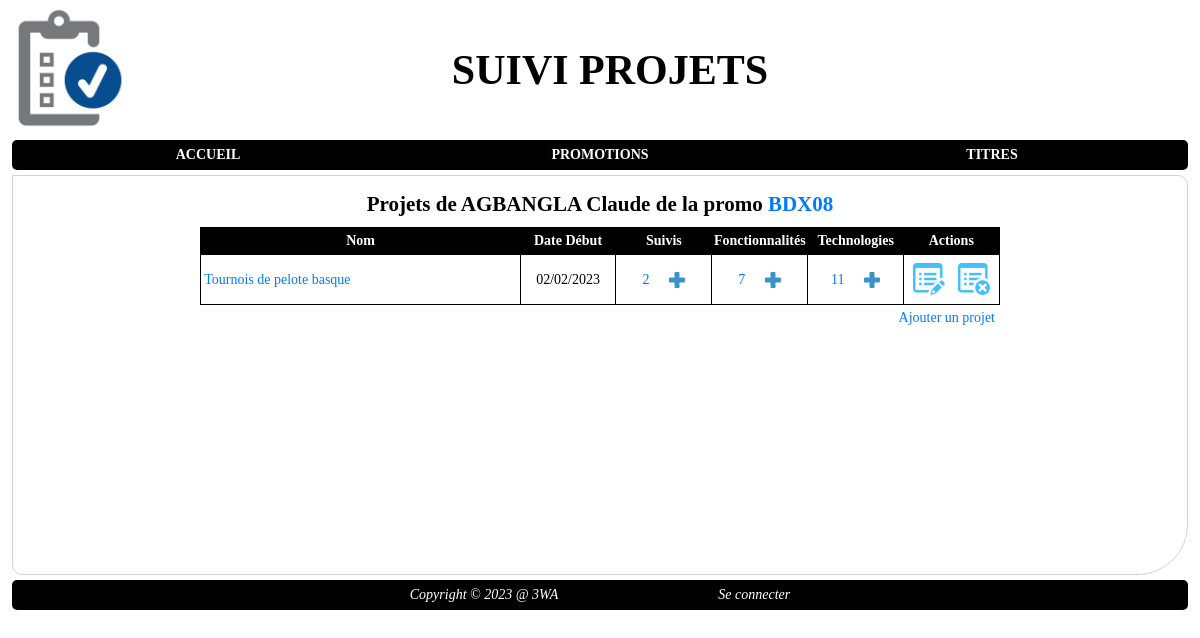
Page /index.php?page=projet&action=list&idapprenant=1 on the committed database.
### tables this page shows
CREATE TABLE `apprenant` (
  `id_apprenant` int NOT NULL AUTO_INCREMENT,
  `nom` varchar(50) NOT NULL,
  `prenom` varchar(50) NOT NULL,
  `email` varchar(250) NOT NULL,
  `id_promo` int NOT NULL,
  `id_personne` int DEFAULT NULL,
  PRIMARY KEY (`id_apprenant`),
  KEY `apprenant_promo_FK` (`id_promo`),
  KEY `FK_APP_PERS` (`id_personne`),
  CONSTRAINT `apprenant_promo_FK` FOREIGN KEY (`id_promo`) REFERENCES `promotion` (`id_promo`),
  CONSTRAINT `FK_APP_PERS` FOREIGN KEY (`id_personne`) REFERENCES `personne` (`id`)
);

CREATE TABLE `promotion` (
  `id_promo` int NOT NULL AUTO_INCREMENT,
  `nom` varchar(250) NOT NULL,
  `date_debut` date DEFAULT NULL,
  `date_fin` date DEFAULT NULL,
  `id_titre` int NOT NULL,
  PRIMARY KEY (`id_promo`),
  KEY `promotion_FK` (`id_titre`),
  CONSTRAINT `promotion_FK` FOREIGN KEY (`id_titre`) REFERENCES `titre` (`id_titre`)
);

CREATE TABLE `projet` (
  `id_projet` int NOT NULL AUTO_INCREMENT,
  `nom` varchar(250) DEFAULT NULL,
  `presentation` text NOT NULL,
  `specificites` text,
  `evolutions` text,
  `date_debut` date NOT NULL,
  `id_apprenant` int NOT NULL,
  PRIMARY KEY (`id_projet`),
  KEY `projet_apprenant_FK` (`id_apprenant`),
  CONSTRAINT `projet_apprenant_FK` FOREIGN KEY (`id_apprenant`) REFERENCES `apprenant` (`id_apprenant`)
);

### index.php (called while the page is built, shortened)
<?php
	require_once "includes/core/router.php";

### includes/core/models/DAO/DAOApprenant.php (called while the page is built, shortened)
<?php
	require_once "includes/core/models/Classes/Apprenant.php";
	abstract class DAOApprenant extends BDD{
		public static function getById(int $idApprenant): Apprenant | bool{
			$conn = parent::getConnexion();
			$SQLQuery = "SELECT  id_apprenant, nom, prenom, email, id_promo, id_personne
				FROM apprenant
				WHERE id_apprenant = :id";
			$SQLStmt = $conn->prepare($SQLQuery);
			$SQLStmt->bindValue(':id', $idApprenant, PDO::PARAM_INT);
			$SQLStmt->execute();
			if ($SQLStmt->rowCount() == 0){
				return false;
			}else{
				$SQLRow = $SQLStmt->fetch(PDO::FETCH_ASSOC);
				$unApprenant = new Apprenant($SQLRow['nom'], $SQLRow['prenom'], $SQLRow['email'], $SQLRow['id_promo'], $SQLRow['id_personne']);
				$unApprenant->setId($SQLRow['id_apprenant']);
				return $unApprenant;
			}
		}
	}

### includes/core/models/Classes/Apprenant.php (called while the page is built, shortened)
<?php
	require_once "includes/core/models/Classes/Promotion.php";
	class Apprenant {
		private int $id;
		private string $nom, $prenom, $email;
		private Promotion $promotion;
		public function __construct(string $nom = '', string $prenom = '', string $email = '', int $idPromo = 0, int $idPersonne = 0){
			$this->nom = $nom;
			$this->prenom = $prenom;
			$this->promotion = new Promotion();
			$this->id = 0;
		}
		public function getId(): int{
			return $this->id;
		}
		public function setId(int $id): void{
			$this->id = $id;
		}
		public function getFullName():string{
			return $this->nom.' '.$this->prenom;
		}
		public function getPromotion(): Promotion{
			return $this->promotion;
		}
		public function setPromotion(Promotion $promotion): void{
			$this->promotion = $promotion;
		}
	}

### includes/core/models/Classes/Promotion.php (called while the page is built, shortened)
<?php
	class Promotion{
		private int $id;
		private string $nom;
		public function __construct(string $nom = '', DateTime $dateDebut = new DateTime('now'), DateTime $dateFin = new DateTime('now'), Titre $titre = new Titre('')){
			$this->nom = $nom;
			$this->id = 0;
		}
		public function getId(): int{
			return $this->id;
		}
		public function setId(int $id): void{
			$this->id = $id;
		}
		public function getNom(): string{
			return $this->nom;
		}
	}

### includes/core/models/DAO/DAOPromotion.php (called while the page is built, shortened)
<?php
	require_once "includes/core/models/Classes/Promotion.php";
	require_once "includes/core/models/DAO/DAOApprenant.php";
	abstract class DAOPromotion extends BDD{
		public static function getById(int $idPromo): Promotion | bool{
			$conn = parent::getConnexion();
			$SQLQuery = "SELECT id_promo, nom, date_debut, date_fin, id_titre
				FROM promotion
				WHERE id_promo = :id";
			$SQLStmt = $conn->prepare($SQLQuery);
			$SQLStmt->bindValue(':id', $idPromo, PDO::PARAM_INT);
			$SQLStmt->execute();
			if ($SQLStmt->rowCount() == 0){
				return false;
			}else{
				$SQLRow = $SQLStmt->fetch(PDO::FETCH_ASSOC);
				$unePromotion = new Promotion($SQLRow['nom'], date_create($SQLRow['date_debut']), date_create($SQLRow['date_fin']), DAOTitre::getById($SQLRow['id_titre']));
				$unePromotion->setId($SQLRow['id_promo']);
				return $unePromotion;
			}
		}
	}

### includes/core/models/DAO/DAOProjet.php (called while the page is built, shortened)
<?php
	require_once "includes/core/models/Classes/Projet.php";
	class DAOProjet extends BDD{
		public static function getAllByIdApprenant(int $idApprenant): array{
			$conn = parent::getConnexion();
			$SQLQuery = "SELECT id_projet, nom, presentation, specificites, evolutions, date_debut, id_apprenant
				FROM projet
				WHERE id_apprenant = :idapprenant
				ORDER BY nom";
			$SQLStmt = $conn->prepare($SQLQuery);
			$SQLStmt->bindValue(':idapprenant', $idApprenant, PDO::PARAM_INT);
			$SQLStmt->execute();
			$listeProjets = array();
			while ($SQLRow = $SQLStmt->fetch(PDO::FETCH_ASSOC)){
				$unProjet = new Projet(
					$SQLRow['nom'],
					$SQLRow['presentation'],
					$SQLRow['specificites'] ?? '',
					$SQLRow['evolutions'] ?? '',
					date_create($SQLRow['date_debut']),
					$SQLRow['id_apprenant']
				);
				$unProjet->setId($SQLRow['id_projet']);
				$listeProjets[] = $unProjet;
			}
			return $listeProjets;
		}
	}

### includes/core/models/Classes/Projet.php (called while the page is built, shortened)
<?php
	class Projet{
		private int $id, $idApprenant;
		private string $nom, $presentation, $specificites, $evolutions;
		private DateTime $dateDebut;
		private array $suivis, $fonctionnalites, $technologies;
		public function __construct(string $nom = '', string $presentation = '', string $specificites = '', string $evolutions = '', DateTime $dateDebut = null, int $idApprenant = 0){
			$this->nom = $nom;
			$this->dateDebut = $dateDebut ?? new DateTime('now');
			$this->suivis = array();
			$this->fonctionnalites = array();
			$this->technologies = array();
			$this->id = 0;
		}
		public function getId(): int{
			return $this->id;
		}
		public function setId(int $id): void{
			$this->id = $id;
		}
		public function getNom(): string{
			return $this->nom;
		}
		public function getDateDebut(): DateTime{
			return $this->dateDebut;
		}
		public function setSuivis(array $suivis): void{
			$this->suivis = $suivis;
		}
		public function setFonctionnalites(array $fonctionnalites): void{
			$this->fonctionnalites = $fonctionnalites;
		}
		public function setTechnologies(array $technologies): void{
			$this->technologies = $technologies;
		}
		public function getNbSuivis(): int{
			return count($this->suivis);
		}
		public function getNbTechnologies(): int{
			return count($this->technologies);
		}
		public function getNbFonctionnalites(): int{
			return count($this->fonctionnalites);
		}
	}

### includes/core/views/lists/liste_projets.phtml (the view, shortened to what this page needs)
<!DOCTYPE html>
<html lang="fr">
<head>
	<?php require "includes/core/views/partials/page_head.phtml"; ?>
</head>
<body>
	<main>
		<header>
				<?php require "includes/core/views/partials/page_header.phtml"; ?>
		</header>
		<nav>
			<?php require_once "includes/core/views/partials/navbar.phtml"; ?>
		</nav>
		<section id="content" class="flexcol">
			<h2>
				Projets de <?= $unApprenant->getFullName(); ?> de la promo <a title="Voir la liste des apprenants de la promotion" href="index.php?page=apprenant&action=list&idpromo=<?= $unApprenant->getPromotion()->getId() ?>"><?= $unApprenant->getPromotion()->getNom() ?></a>
			</h2>
			<table class="projets">
				<thead>
					<tr>
						<th>Nom</th>
						<th>Date Début</th>
						<th>Suivis</th>
						<th>Fonctionnalités</th>
						<th>Technologies</th>
						<th class="actions" colspan="2">Actions</th>
					</tr>
				</thead>
				<caption>
					<a href="index.php?page=projet&action=add&idapprenant=<?= $unApprenant->getId() ?>">Ajouter un projet</a>
				</caption>
				<tbody>
					<?php
						$script = '';
						foreach ($lesProjets as $unProjet){
							$script .= '<tr>';
							$script .= '<td><a title="Voir les détails du projet" href="index.php?page=projet&action=view&id='.$unProjet->getId().'">'.$unProjet->getNom().'</a></td>';
							$script .= '<td>'.$unProjet->getDateDebut()->format('d/m/Y').'</td>';
							$script .= '<td><div><a title="Voir" href="index.php?page=projet&action=view&id='.$unProjet->getId().'#suivis">'.$unProjet->getNbSuivis().'</a><a title="Nouveau suivi" href="index.php?page=suivi&action=add&idprojet='.$unProjet->getId().'"><img class="mini" src="./public/medias/plus_blue.png"/></a></div></td>';
							$script .= '<td><div><a title="Voir" href="index.php?page=projet&action=view&id='.$unProjet->getId().'#fonctionnalites">'.$unProjet->getNbFonctionnalites().'</a><a title="Nouvelle fonctionnalité" href="index.php?page=fonctionnalite&action=add&idprojet='.$unProjet->getId().'"><img class="mini" src="./public/medias/plus_blue.png"/></a></div></td>';
							$script .= '<td><div><a title="Voir" href="index.php?page=projet&action=view&id='.$unProjet->getId().'#technologies">'.$unProjet->getNbTechnologies().'</a><a title="Nouvelle technologie" href="index.php?page=technologie&action=addtoproject&idprojet='.$unProjet->getId().'"><img class="mini" src="./public/medias/plus_blue.png"/></a></div></td>';
							$script .= '<td class="actions">';
							$script .= '<a title="Modifier le projet" href="index.php?page=projet&action=edit&id='.$unProjet->getId().'"><img src="./public/medias/edit_blue.png" alt="modifier"></a>';
							$script .= '<a title="Supprimer le projet" data-action="deletelink" href="index.php?page=projet&action=delete&id='.$unProjet->getId().'"><img src="./public/medias/delete_blue.png" alt="modifier"></a>';
							$script .= '</td>';
							$script .= '</tr>';
						}
						print($script);
					?>
				</tbody>
			</table>
		</section>
		<footer>
			<?php require_once "includes/core/views/partials/footer.phtml"; ?>
		</footer>
	</main>
</body>
</html>

### public/styles/main.css (style rules this page uses)
body, html, * { margin: 0; padding: 0; box-sizing: border-box; }
img { border: none; }
img.mini { width: 24px; }
a { color: #007bff; }
a:link, a:visited { color: #007bff; text-decoration: none; }
main { font-size: 14px; font-family: Tahoma, Verdana, Sans Serif, serif; }
main > section { min-width: 600px; overflow: hidden; width: 98%; margin: 5px auto; border: solid 1px lightgrey; border-radius: 0 10px 50px; min-height: 400px; display: flex; flex-direction: row; align-items: flex-start; justify-content: center; padding: 1rem; }
main > section.flexcol { display: flex; flex-direction: column; align-items: flex-start; justify-content: flex-start; }
main > section > h1, main > section > h2, main > section > h3 { display: block; width: 100%; text-align: center; }
table { border-collapse: collapse; width: 800px; margin: 10px auto; border: solid 1px black; }
table thead tr th { background-color: black; color: white; padding-top: 5px; padding-bottom: 5px; }
table thead tr th.actions { width: 20%; }
table caption { padding: 5px; caption-side: bottom; text-align: right; }
table tbody tr { border: solid 1px black; }
table tbody tr td { border: solid 1px black; padding: 0.2rem; vertical-align: middle; line-height: 20px; }
table tbody tr td img.mini { max-height: 16px; max-width: 16px; vertical-align: middle; }
table tbody tr td.actions { border: none; display: flex; align-items: center; justify-content: space-around; padding-top: 0.5rem; }
table tbody tr td.actions img { width: 2rem; height: auto; }
.projets { min-width: 70%; }
.projets thead tr th { width: 12%; }
.projets thead tr th:first-child { width: 40%; }
.projets tbody tr td { text-align: center; }
.projets tbody tr td:first-child { text-align: left; }
.projets tbody tr td div { display: flex; align-items: center; justify-content: center; gap: 20px; border: none; }
main > header { display: grid; grid-template-columns: 140px 1fr; align-items: center; height: 140px; }
main > nav { width: 98%; margin: 0 auto; background-color: black; min-height: 30px; border-radius: 5px; }
main > footer { width: 98%; margin: 0 auto 1rem; background-color: black; color: white; min-height: 30px; line-height: 30px; font-style: italic; border-radius: 5px; text-align: center; display: flex; align-items: center; justify-content: center; gap: 10rem; }

### rows in the picture
apprenant: $unApprenant->getFullName() "AGBANGLA Claude"
promotion: nom "BDX08"
projet: nom "Tournois de pelote basque", format "02/02/2023", NbSuivis "2", NbFonctionnalites "7", NbTechnologies "11"

### other values in the picture
ECOLE "3WA"
